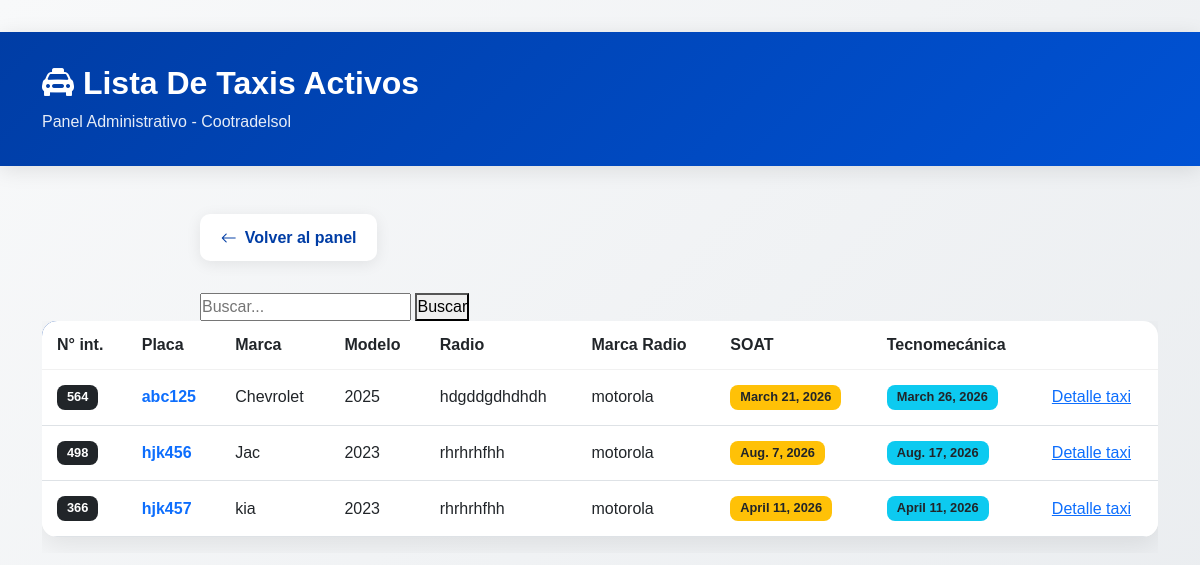
/lista_taxis/, run on an earlier commit of the app's database.
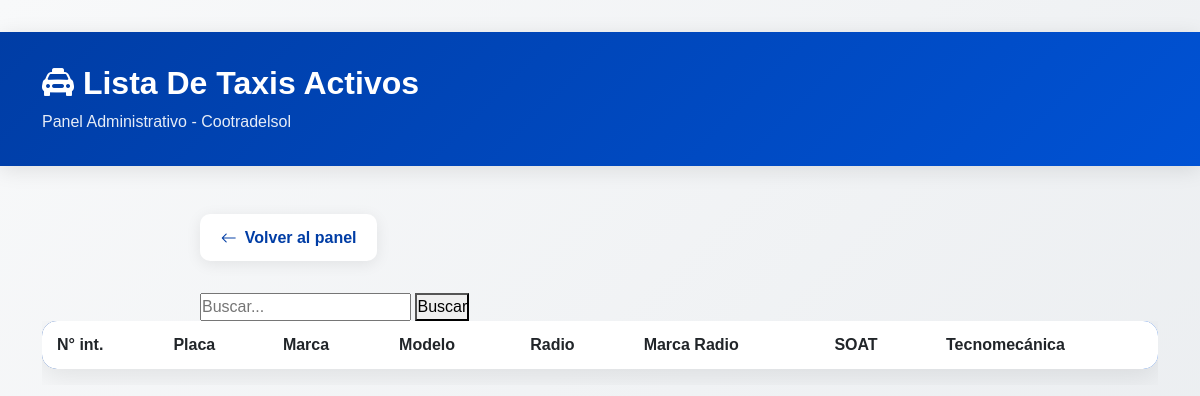
And on a later commit of the database.
### admin_cosol/models.py (models this page shows, shortened)
class Taxis (models.Model):
    numero_interno = models.IntegerField(max_length=3)
    placa = models.CharField(max_length=6)
    marca = models.CharField(max_length=20)
    modelo = models.IntegerField(max_length=4)
    radio = models.CharField(max_length=20)
    marca_radio = models.CharField(max_length=20)
    soat = models.DateField(blank=True, null=True)
    tecnomicanica = models.DateField(blank=True, null=True)

### admin_cosol/views.py (the view)
# urls.py: path('lista_taxis/', views.lista_taxis, name='lista_taxis'),
def lista_taxis(request):
    taxis = Taxis.objects.all()
    return render(request, 'lista_taxis.html', {'taxis':taxis})

### admin_cosol/templates/lista_taxis.html (shortened to what this page needs)
<html lang="es">
<head>
        <link href="https://cdn.jsdelivr.net/npm/bootstrap@5.3.0/dist/css/bootstrap.min.css" rel="stylesheet">
        <link href="https://cdn.jsdelivr.net/npm/bootstrap-icons@1.10.5/font/bootstrap-icons.css" rel="stylesheet">
</head>
<body>
    <div class="page-header">
        <div class="container">
            <div class="d-flex justify-content-between align-items-center flex-wrap gap-3">
                <div>
                    <h1><i class="bi bi-taxi-front-fill"></i> Lista De Taxis Activos</h1>
                    <p>Panel Administrativo - Cootradelsol</p>
                </div>
            </div>
        </div>
    </div>
    <div class="container">
        <div class="form-container">
            <a href="{% url 'login' %}" class="back-link">
                <i class="bi bi-arrow-left"></i>
                Volver al panel
            </a>
            <form method="GET">
    <input type="text" name="q" placeholder="Buscar..." value="{{ query }}">
    <button type="submit">Buscar</button>
</form>
    </div>
<div class="table-responsive">
    <table class="table table-hover align-middle custom-table">
        <thead>
            <tr>
                <th>N° int.</th>
                <th>Placa</th>
                <th>Marca</th>
                <th>Modelo</th>
                <th>Radio</th>
                <th>Marca Radio</th>
                <th>SOAT</th>
                <th>Tecnomecánica</th>
            </tr>
        </thead>
        <tbody>
            {% for taxi in taxis %}
            <tr>
                <td><span class="badge bg-dark">{{ taxi.numero_interno }}</span></td>
                <td class="fw-bold text-primary">{{ taxi.placa }}</td>
                <td>{{ taxi.marca }}</td>
                <td>{{ taxi.modelo }}</td>
                <td>
                    {{ taxi.radio }}
                </td>
                <td>{{ taxi.marca_radio }}</td>
                <td>
                    <span class="badge bg-warning text-dark">{{ taxi.soat }}</span>
                </td>
                <td>
                    <span class="badge bg-info text-dark">{{ taxi.tecnomicanica }}</span>
                </td>
                <td><a href="{% url 'detalle_taxi' taxi.id %}">Detalle taxi</a></td>
            </tr>
            {% endfor %}
        </tbody>
    </table>
</div>
</body>
</html>

What changed in the data, as far as the page shows it:
removed Taxis: numero_interno "564", placa "abc125", marca "Chevrolet", modelo "2025", radio "hdgddgdhdhdh", marca_radio "motorola", soat "March 21, 2026", tecnomicanica "March 26, 2026"
removed Taxis: numero_interno "498", placa "hjk456", marca "Jac", modelo "2023", radio "rhrhrhfhh", marca_radio "motorola", soat "Aug. 7, 2026", tecnomicanica "Aug. 17, 2026"
removed Taxis: numero_interno "366", placa "hjk457", marca "kia", modelo "2023", radio "rhrhrhfhh", marca_radio "motorola", soat "April 11, 2026", tecnomicanica "April 11, 2026"
